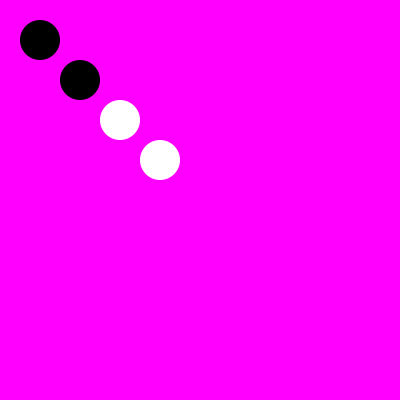
Frame 1 (no input)
Frame 60 (the mouse pressed at the canvas centre just before this capture): identical to frame 1, image omitted
Frame 120 (the mouse held since frame 60 and released just before this capture): identical to frame 1, image omitted

The Processing sketch that drew this single still picture (run headless with seeded random() and noise(); from frame 60 on, the mouse is pressed at the canvas centre):

// Processing sketch: Damstenen_Deel2
// ── Damstenen_Deel2.pde
//Damstenen Deel 2

//Damsteen Deel 1 Opgave A

Piece[] blackPieces;
Piece[] whitePieces;

void setup() {
  size(400, 400);
  background(#FF00FF);
  blackPieces = new Piece[2];
  whitePieces = new Piece[2];
  for (int i = 0; i < blackPieces.length; i++) {
    blackPieces[i] = new Piece(40 + (i*40), 40 + (i*40), #000000);
  }
  for (int i = 0; i < whitePieces.length; i++) {
    whitePieces[i] = new Piece(120 + (i*40), 120 + (i*40), #FFFFFF);
  }
}

void draw() {
  background(#FF00FF);
  for (int i = 0; i < blackPieces.length; i++){
    blackPieces[i].drawPiece();
  }
  for (int i = 0; i < whitePieces.length; i++){
    whitePieces[i].drawPiece();
  }
  
}

// ── Piece.pde
class Piece {
  int x, y, diameter, colour;

  public Piece(int x, int y, int colour){
    this.x = x;
    this.y = y;
    this.colour = colour;
    this.diameter = 40;
  }

  public Piece(int x, int y, int diameter, int colour) {
    this.x = x;
    this.y = y;
    this.diameter = diameter;
    this.colour = colour;
  }
  
  void drawPiece(){
    noStroke();
    fill(colour);
    circle(float(this.x), float(this.y), float(this.diameter));
  }
}
